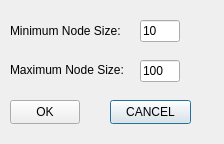
<?xml version="1.0" encoding="UTF-8"?>
<ui version="4.0">
<comment> Begin CVS Header </comment>
<comment>   $Source: /fs/turing/cvs/copasi_dev/copasi/layoutUI/NodeSizePanel.ui,v $ </comment>
<comment>   $Revision: 1.5 $ </comment>
<comment>   $Name: Build-33 $ </comment>
<comment>   $Author: gauges $ </comment>
<comment>   $Date: 2010/02/02 16:45:22 $ </comment>
<comment> End CVS Header </comment>

<comment> Copyright (C) 2008 by Pedro Mendes, Virginia Tech Intellectual </comment>
<comment> Properties, Inc., EML Research, gGmbH, University of Heidelberg, </comment>
<comment> and The University of Manchester. </comment>
<comment> All rights reserved. </comment>

 <comment> All rights reserved. </comment>
 <class>NodeSizePanel</class>
 <widget class="QDialog" name="NodeSizePanel">
  <property name="geometry">
   <rect>
    <x>0</x>
    <y>0</y>
    <width>224</width>
    <height>144</height>
   </rect>
  </property>
  <property name="windowTitle">
   <string>Set Min/Max Node Sizes</string>
  </property>
  <widget class="QPushButton" name="pushButton2">
   <property name="geometry">
    <rect>
     <x>110</x>
     <y>100</y>
     <width>81</width>
     <height>24</height>
    </rect>
   </property>
   <property name="text">
    <string>CANCEL</string>
   </property>
  </widget>
  <widget class="QLabel" name="textLabel2">
   <property name="geometry">
    <rect>
     <x>10</x>
     <y>60</y>
     <width>130</width>
     <height>20</height>
    </rect>
   </property>
   <property name="text">
    <string>Maximum Node Size:</string>
   </property>
   <property name="wordWrap">
    <bool>false</bool>
   </property>
  </widget>
  <widget class="QLineEdit" name="lineEdit2">
   <property name="geometry">
    <rect>
     <x>140</x>
     <y>60</y>
     <width>40</width>
     <height>22</height>
    </rect>
   </property>
   <property name="text">
    <string>100</string>
   </property>
  </widget>
  <widget class="QPushButton" name="pushButton1">
   <property name="geometry">
    <rect>
     <x>10</x>
     <y>100</y>
     <width>70</width>
     <height>24</height>
    </rect>
   </property>
   <property name="text">
    <string>OK</string>
   </property>
  </widget>
  <widget class="QLineEdit" name="lineEdit1">
   <property name="geometry">
    <rect>
     <x>140</x>
     <y>20</y>
     <width>40</width>
     <height>22</height>
    </rect>
   </property>
   <property name="text">
    <string>10</string>
   </property>
  </widget>
  <widget class="QLabel" name="textLabel1">
   <property name="geometry">
    <rect>
     <x>10</x>
     <y>10</y>
     <width>125</width>
     <height>41</height>
    </rect>
   </property>
   <property name="text">
    <string>Minimum Node Size:</string>
   </property>
   <property name="wordWrap">
    <bool>false</bool>
   </property>
  </widget>
 </widget>
 <layoutdefault spacing="6" margin="11"/>
 <pixmapfunction>qPixmapFromMimeSource</pixmapfunction>
 <resources/>
 <connections>
  <connection>
   <sender>pushButton1</sender>
   <signal>clicked()</signal>
   <receiver>NodeSizePanel</receiver>
   <slot>setMinAndMaxValues()</slot>
   <hints>
    <hint type="sourcelabel">
     <x>20</x>
     <y>20</y>
    </hint>
    <hint type="destinationlabel">
     <x>20</x>
     <y>20</y>
    </hint>
   </hints>
  </connection>
  <connection>
   <sender>pushButton2</sender>
   <signal>clicked()</signal>
   <receiver>NodeSizePanel</receiver>
   <slot>cancel()</slot>
   <hints>
    <hint type="sourcelabel">
     <x>20</x>
     <y>20</y>
    </hint>
    <hint type="destinationlabel">
     <x>20</x>
     <y>20</y>
    </hint>
   </hints>
  </connection>
  <connection>
   <sender>lineEdit1</sender>
   <signal>returnPressed()</signal>
   <receiver>NodeSizePanel</receiver>
   <slot>setMinAndMaxValues()</slot>
   <hints>
    <hint type="sourcelabel">
     <x>20</x>
     <y>20</y>
    </hint>
    <hint type="destinationlabel">
     <x>20</x>
     <y>20</y>
    </hint>
   </hints>
  </connection>
  <connection>
   <sender>lineEdit2</sender>
   <signal>returnPressed()</signal>
   <receiver>NodeSizePanel</receiver>
   <slot>setMinAndMaxValues()</slot>
   <hints>
    <hint type="sourcelabel">
     <x>20</x>
     <y>20</y>
    </hint>
    <hint type="destinationlabel">
     <x>20</x>
     <y>20</y>
    </hint>
   </hints>
  </connection>
 </connections>
</ui>
